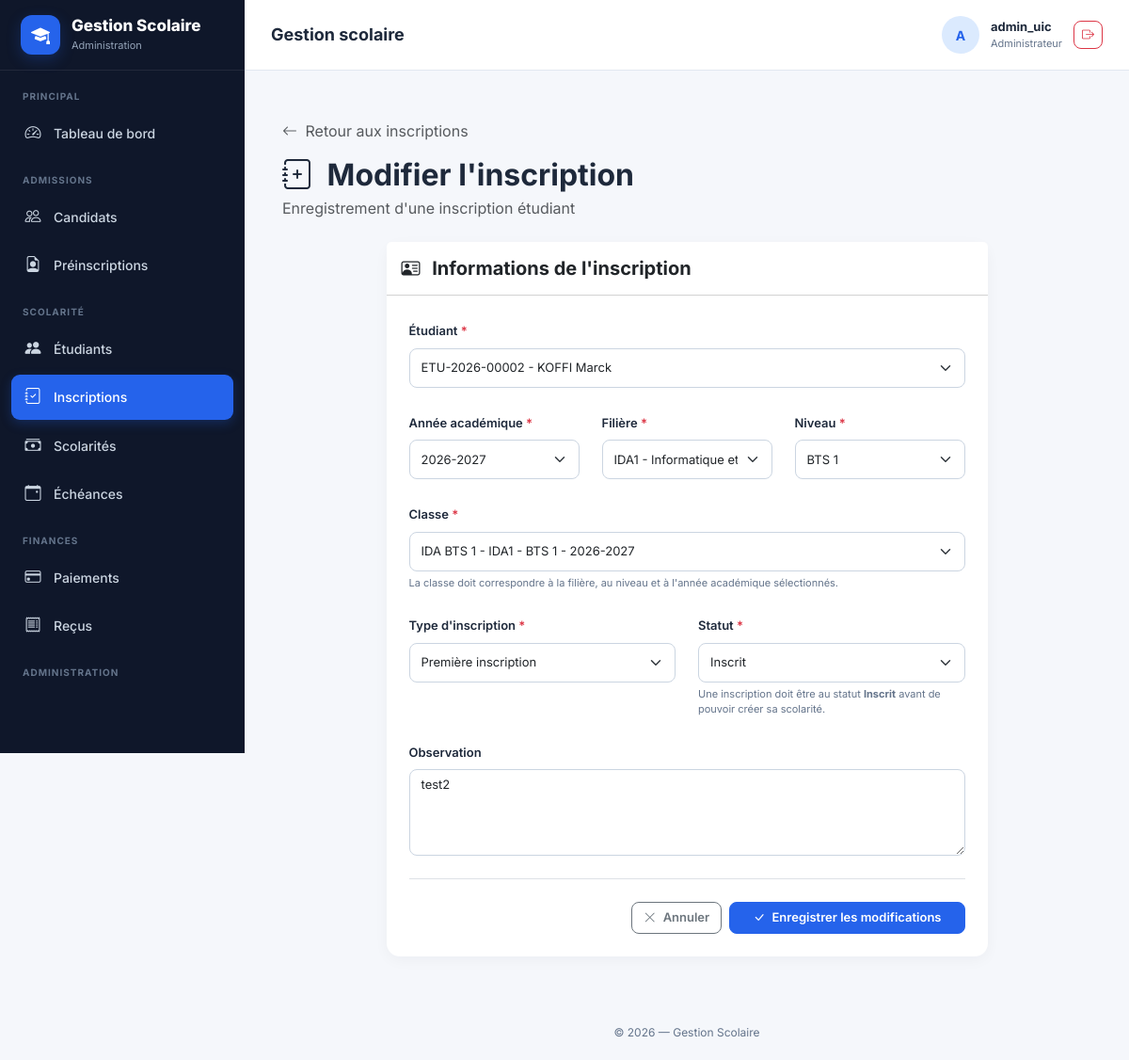
The page /inscriptions/2/modifier/ (signed in) on the database its author committed.
### gestion/models.py (models this page shows, shortened)
class Inscription(models.Model):
    TYPE_CHOICES = [
        (
            "PREMIERE_INSCRIPTION",
            "Première inscription"
        ),
        (
            "REINSCRIPTION",
            "Réinscription"
        ),
    ]
    STATUT_CHOICES = [
        ("EN_ATTENTE", "En attente"),
        ("INSCRIT", "Inscrit"),
        ("ANNULE", "Annulé"),
    ]
    numero = models.CharField(
        max_length=30,
        unique=True,
        editable=False
    )
    etudiant = models.ForeignKey(
        Etudiant,
        on_delete=models.PROTECT,
        related_name="inscriptions"
    )
    annee_academique = models.ForeignKey(
        AnneeAcademique,
        on_delete=models.PROTECT,
        related_name="inscriptions"
    )
    filiere = models.ForeignKey(
        Filiere,
        on_delete=models.PROTECT,
        related_name="inscriptions"
    )
    niveau = models.ForeignKey(
        Niveau,
        on_delete=models.PROTECT,
        related_name="inscriptions"
    )
    classe = models.ForeignKey(
        Classe,
        on_delete=models.PROTECT,
        related_name="inscriptions"
    )
    type_inscription = models.CharField(
        max_length=30,
        choices=TYPE_CHOICES,
        default="PREMIERE_INSCRIPTION"
    )
    statut = models.CharField(
        max_length=20,
        choices=STATUT_CHOICES,
        default="EN_ATTENTE"
    )
    date_inscription = models.DateTimeField(
        auto_now_add=True
    )
    observation = models.TextField(
        blank=True
    )
    class Meta:
        verbose_name = "Inscription"
        verbose_name_plural = "Inscriptions"
        ordering = ["-date_inscription"]
        constraints = [
            models.UniqueConstraint(
                fields=[
                    "etudiant",
                    "annee_academique",
                ],
                name="unique_inscription_etudiant_annee"
            )
        ]

### gestion/views.py (the view)
@login_required
def inscription_update(request, pk):
    inscription = get_object_or_404(
        Inscription,
        pk=pk
    )
    if request.method == "POST":
        form = InscriptionForm(
            request.POST,
            instance=inscription
        )
        if form.is_valid():
            inscription = form.save()
            messages.success(
                request,
                f"L'inscription {inscription.numero} a été modifiée avec succès."
            )
            return redirect(
                "gestion:inscription_detail",
                pk=inscription.pk
            )
    else:
        form = InscriptionForm(
            instance=inscription
        )
    return render(
        request,
        "gestion/inscriptions/form.html",
        {
            "form": form,
            "titre": "Modifier l'inscription",
            "bouton": "Enregistrer les modifications",
            "inscription": inscription,
        }
    )

### gestion/templates/gestion/inscriptions/form.html (shortened to what this page needs)
{% extends "gestion/base.html" %}
{% block content %}
<div class="container-fluid py-4">
    <div class="mb-4">
        <a
            href="{% url 'gestion:inscriptions_liste' %}"
            class="text-decoration-none text-muted"
        >
            <i class="bi bi-arrow-left me-1"></i>
            Retour aux inscriptions
        </a>
        <h2 class="fw-bold mt-3 mb-1">
            <i class="bi bi-journal-plus me-2"></i>
            {{ titre }}
        </h2>
        <p class="text-muted mb-0">
            Enregistrement d'une inscription étudiant
        </p>
    </div>
    <div class="row justify-content-center">
        <div class="col-xl-9 col-lg-11">
            <div class="card border-0 shadow-sm">
                <div class="card-header bg-white py-3">
                    <h5 class="mb-0 fw-bold">
                        <i class="bi bi-person-vcard me-2"></i>
                        Informations de l'inscription
                    </h5>
                </div>
                <div class="card-body p-4">
                    <form method="post">
                        <div class="row g-4">
                            <div class="col-12">
                                <label
                                    for="{{ form.etudiant.id_for_label }}"
                                    class="form-label fw-semibold"
                                >
                                    {{ form.etudiant.label }}
                                    <span class="text-danger">*</span>
                                </label>
                                {{ form.etudiant }}
                            </div>
                            <div class="col-md-4">
                                <label
                                    for="{{ form.annee_academique.id_for_label }}"
                                    class="form-label fw-semibold"
                                >
                                    {{ form.annee_academique.label }}
                                    <span class="text-danger">*</span>
                                </label>
                                {{ form.annee_academique }}
                            </div>
                            <div class="col-md-4">
                                <label
                                    for="{{ form.filiere.id_for_label }}"
                                    class="form-label fw-semibold"
                                >
                                    {{ form.filiere.label }}
                                    <span class="text-danger">*</span>
                                </label>
                                {{ form.filiere }}
                            </div>
                            <div class="col-md-4">
                                <label
                                    for="{{ form.niveau.id_for_label }}"
                                    class="form-label fw-semibold"
                                >
                                    {{ form.niveau.label }}
                                    <span class="text-danger">*</span>
                                </label>
                                {{ form.niveau }}
                            </div>
                            <div class="col-12">
                                <label
                                    for="{{ form.classe.id_for_label }}"
                                    class="form-label fw-semibold"
                                >
                                    {{ form.classe.label }}
                                    <span class="text-danger">*</span>
                                </label>
                                {{ form.classe }}
                                <div class="form-text">
                                    La classe doit correspondre à la filière,
                                    au niveau et à l'année académique sélectionnés.
                                </div>
                            </div>
                            <div class="col-md-6">
                                <label
                                    for="{{ form.type_inscription.id_for_label }}"
                                    class="form-label fw-semibold"
                                >
                                    {{ form.type_inscription.label }}
                                    <span class="text-danger">*</span>
                                </label>
                                {{ form.type_inscription }}
                            </div>
                            <div class="col-md-6">
                                <label
                                    for="{{ form.statut.id_for_label }}"
                                    class="form-label fw-semibold"
                                >
                                    {{ form.statut.label }}
                                    <span class="text-danger">*</span>
                                </label>
                                {{ form.statut }}
                                <div class="form-text">
                                    Une inscription doit être au statut
                                    <strong>Inscrit</strong> avant de pouvoir
                                    créer sa scolarité.
                                </div>
                            </div>
                            <div class="col-12">
                                <label
                                    for="{{ form.observation.id_for_label }}"
                                    class="form-label fw-semibold"
                                >
                                    {{ form.observation.label }}
                                </label>
                                {{ form.observation }}
                            </div>
                        </div>
                        <div class="d-flex justify-content-end gap-2 mt-4 pt-4 border-top">
                            <a
                                href="{% url 'gestion:inscriptions_liste' %}"
                                class="btn btn-outline-secondary"
                            >
                                <i class="bi bi-x-lg me-1"></i>
                                Annuler
                            </a>
                            <button
                                type="submit"
                                class="btn btn-primary px-4"
                            >
                                <i class="bi bi-check-lg me-1"></i>
                                {{ bouton }}
                            </button>
                        </div>
                    </form>
                </div>
            </div>
        </div>
    </div>
</div>
{% endblock %}

### gestion/templates/gestion/base.html (shortened to what this page needs)
{% load static %}
<!DOCTYPE html>
<html lang="fr">
<head>
    <link
        href="https://cdn.jsdelivr.net/npm/bootstrap@5.3.3/dist/css/bootstrap.min.css"
        rel="stylesheet"
    >
    <link
        rel="stylesheet"
        href="https://cdn.jsdelivr.net/npm/bootstrap-icons@1.11.3/font/bootstrap-icons.min.css"
    >
</head>
<body>
<aside
    class="sidebar"
    id="sidebar"
>
    <div class="sidebar-brand">
        <div class="brand-icon">
            <i class="bi bi-mortarboard-fill"></i>
        </div>
        <div>
            <div class="brand-title">
                Gestion Scolaire
            </div>
            <div class="brand-subtitle">
                Administration
            </div>
        </div>
    </div>
    <div class="sidebar-menu">
        <div class="menu-title">
            Principal
        </div>
        <a
            href="{% url 'gestion:dashboard' %}"
            class="menu-link
            "
        >
            <i class="bi bi-speedometer2"></i>
            <span>
                Tableau de bord
            </span>
        </a>
        <div class="menu-title">
            Admissions
        </div>
        <a
            href="{% url 'gestion:candidats_liste' %}"
            class="menu-link
            "
        >
            <i class="bi bi-people"></i>
            <span>
                Candidats
            </span>
        </a>
        <a
            href="{% url 'gestion:preinscription_liste' %}"
            class="menu-link
            "
        >
            <i class="bi bi-file-earmark-person"></i>
            <span>
                Préinscriptions
            </span>
        </a>
        <div class="menu-title">
            Scolarité
        </div>
        <a
            href="{% url 'gestion:etudiants_liste' %}"
            class="menu-link
            "
        >
            <i class="bi bi-people-fill"></i>
            <span>
                Étudiants
            </span>
        </a>
        <a
            href="{% url 'gestion:inscriptions_liste' %}"
            class="menu-link
            {% if 'inscription' in request.resolver_match.url_name %}
                active
            {% endif %}"
        >
            <i class="bi bi-journal-check"></i>
            <span>
                Inscriptions
            </span>
        </a>
        <a
            href="{% url 'gestion:scolarites_liste' %}"
            class="menu-link
            "
        >
            <i class="bi bi-cash-stack"></i>
            <span>
                Scolarités
            </span>
        </a>
        <a
            href="{% url 'gestion:echeances_liste' %}"
            class="menu-link
            "
        >
            <i class="bi bi-calendar-event"></i>
            <span>
                Échéances
            </span>
        </a>
        <div class="menu-title">
            Finances
        </div>
        <a
            href="{% url 'gestion:paiements_liste' %}"
            class="menu-link
            "
        >
            <i class="bi bi-credit-card"></i>
            <span>
                Paiements
            </span>
        </a>
        <a
            href="{% url 'gestion:recus_liste' %}"
            class="menu-link
            "
        >
            <i class="bi bi-receipt"></i>
            <span>
                Reçus
            </span>
        </a>
        <div class="menu-title">
            Administration
        </div>
    </div>
</aside>
<div class="main-wrapper">
    <header class="topbar">
        <div class="topbar-left">
            <div>
                <h1 class="page-title">
                    {% block page_title %}
                        Gestion scolaire
                    {% endblock %}
                </h1>
            </div>
        </div>
        <div class="user-area">
            <div class="user-avatar">
                {% if request.user.is_authenticated %}
                    {{ request.user.username|first|upper }}
                {% else %}
                    <i class="bi bi-person"></i>
                {% endif %}
            </div>
            <div class="user-info">
                {% if request.user.is_authenticated %}
                    <div class="user-name">
                        {% if request.user.get_full_name %}
                            {{ request.user.get_full_name }}
                        {% else %}
                            {{ request.user.username }}
                        {% endif %}
                    </div>
                    <div class="user-role">
                        {% if request.user.is_superuser %}
                            Administrateur
                        {% else %}
                            Gestionnaire
                        {% endif %}
                    </div>
                {% endif %}
            </div>
     {% if request.user.is_authenticated %}
    <form
        method="post"
        action="{% url 'logout' %}"
        class="d-inline"
    >
        <button
            type="submit"
            class="btn btn-sm btn-outline-danger"
            title="Déconnexion"
        >
            <i class="bi bi-box-arrow-right"></i>
        </button>
    </form>
{% endif %}
        </div>
    </header>
    <main class="content-wrapper">
        {% block content %}
        {% endblock %}
    </main>
    <footer class="footer">
        © {% now "Y" %} — Gestion Scolaire
    </footer>
</div>
</body>
</html>

### rows shown on the page
Inscription: etudiant "ETU-2026-00002 - KOFFI Marck", annee_academique "2026-2027", filiere "IDA1 - Informatique et Développement d'Applications", niveau "BTS 1", classe "IDA BTS 1 - IDA1 - BTS 1 - 2026-2027", type_inscription "Première inscription", statut "Inscrit", observation "test2"

### other values the page prints
{{ request.user.username|first|upper }} "A"
{{ request.user.username }} "admin_uic"
{{ titre }} "Modifier l'inscription"
{{ bouton }} "Enregistrer les modifications"
